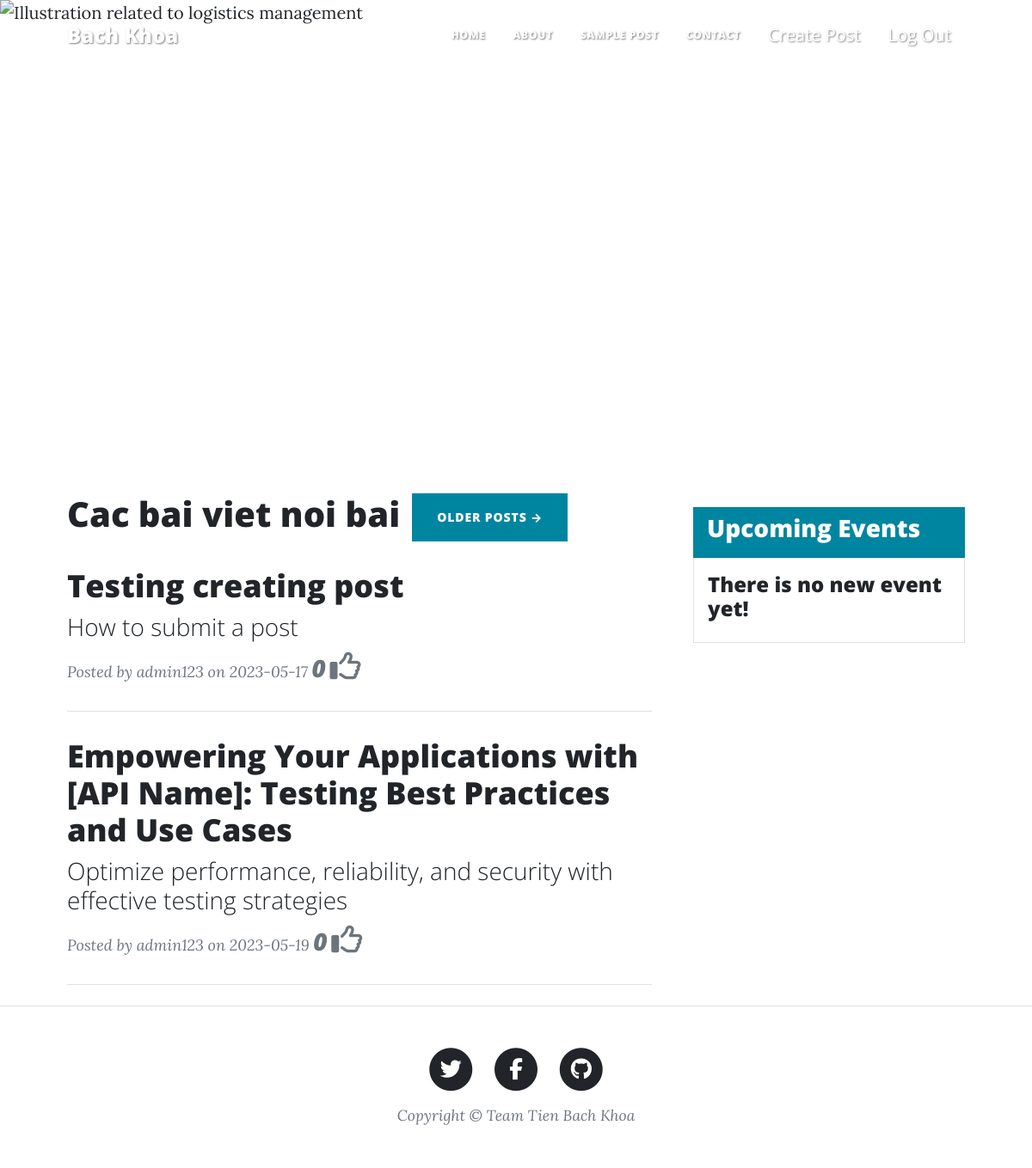
/admin123 (signed in), run on the app's committed database.
### BetterBlog/modal/models.py (models this page shows)
class Post(db.Model):
    id = db.Column(db.Integer, primary_key=True)
    title = db.Column(db.String(250), unique=True, nullable=False)
    subtitle = db.Column(db.String(250), nullable=False)
    date_created = db.Column(db.String(150), default=datetime.today())
    body = db.Column(db.Text, nullable=False)
    author = db.Column(db.Integer, db.ForeignKey('user.id', ondelete="CASCADE"), nullable=False)
    img_url = db.Column(db.String(250), nullable=False)
    comments = db.relationship('Comment', backref='post', passive_deletes=True)
    likes = db.relationship('Like', backref="post", passive_deletes=True)
    def __repr__(self):
        return f'<Post "{self.title}">'

### BetterBlog/control/views.py (the view)
@view.route('/<user>', methods=["GET", "POST"])
@login_required
def get_user_post(user):
    name = get_user_name()
    try:
        posts = Post.query.filter_by(author=user).all()
        print(posts)
    except Exception as e:
        print(e)
        return render_template("handler/404.html")
    return render_template("index.html", all_posts=posts, name=name)

### BetterBlog/control/views.py (called while the page is built)
def get_user_name():
    if current_user.is_authenticated:
        return current_user.username
    return "GUEST"

### BetterBlog/templates/index.html (shortened to what this page needs)
{% include "header.html" %}
<header>
    <div class="carousel slide" data-bs-ride="carousel" id="carouselExampleControls">
        <div class="carousel-inner">
            <div class="carousel-item active">
                <img alt="Illustration related to logistics management"
                     class="d-block w-100 carouselContents lazy"
                     src="https://www.cdlogistics.ca/freight-news/wp-content/uploads/2021/08/New-Project-81.jpg"
                >
            </div>
        </div>
        <button class="carousel-control-prev" data-bs-slide="prev" data-bs-target="#carouselExampleControls"
                type="button">
            <span><i aria-hidden="true" class="fa fa-angle-left"></i></span>
        </button>
        <button class="carousel-control-next" data-bs-slide="next" data-bs-target="#carouselExampleControls"
                type="button">
            <span><i aria-hidden="true" class="fa fa-angle-right"></i></span>
        </button>
    </div>
</header>
<main class="container px-4 px-lg-5">
    <div class="row gx-4 gx-lg-5">
        <div class="col-md-5 col-lg-6 col-xl-8">
            <section class="d-flex mt-4">
                <h1> Cac bai viet noi bai </h1>
                <a class="btn btn-primary text-uppercase" href="{{url_for('views.getAllPost')}}"
                   style="margin-left:1em;"> Older Posts
                    →</a>
            </section>
            {% for post in all_posts %}
            <article class="lazy post-preview">
                <a href="{{url_for('views.get_post',post_id=post.id)}}">
                    <h2 class="post-title">{{post.title}}</h2>
                    <h3 class="post-subtitle">{{post.subtitle}}</h3>
                </a>
                <p class="post-meta">
                    Posted by
                    <a>{{post.author}}</a>
                    on {{post.date_created}} <span class="h3">{{post.likes|length}}</span>&nbsp<i
                        class="fa-regular fa-thumbs-up fa-2x"></i>
                </p>
            </article>
            <hr class="my-4"/>
            {% endfor %}
        </div>
        <aside class="col-md-5 col-lg-4 col-xl-4" style="margin-top:2em;">
            <div class="card-header bg-primary text-white">
                <h3 class="card-title">Upcoming Events</h3>
            </div>
            <div class="card" style="height: auto; overflow: auto;width:auto;max-height:550px;">
                <div class="card-body">
                    {% if eventPosts %}
                    {% for event in eventPosts %}
                    <div class="event-card">
                        <h4 class="event-title">{{ event.title }}</h4>
                        <a class="btn btn-info" href="{{ url_for('views.get_post', post_id=event.id) }}">More info</a>
                        <hr/>
                    </div>
                    {% endfor %}
                    {% else %}
                    <div class="event-card">
                        <h4 class="event-title"> There is no new event yet!</h4>
                    </div>
                    {% endif %}
                </div>
            </div>
        </aside>
    </div>
</main>
{% include "footer.html" %}

### data on the page
Post: title "Testing creating post", subtitle "How to submit a post", author "admin123", date_created "2023-05-17", likes|length "0"
Post: title "Empowering Your Applications with [API Name]: Testing Best Practices and Use Cases", subtitle "Optimize performance, reliability, and security with effective testing strategies", author "admin123", date_created "2023-05-19", likes|length "0"
